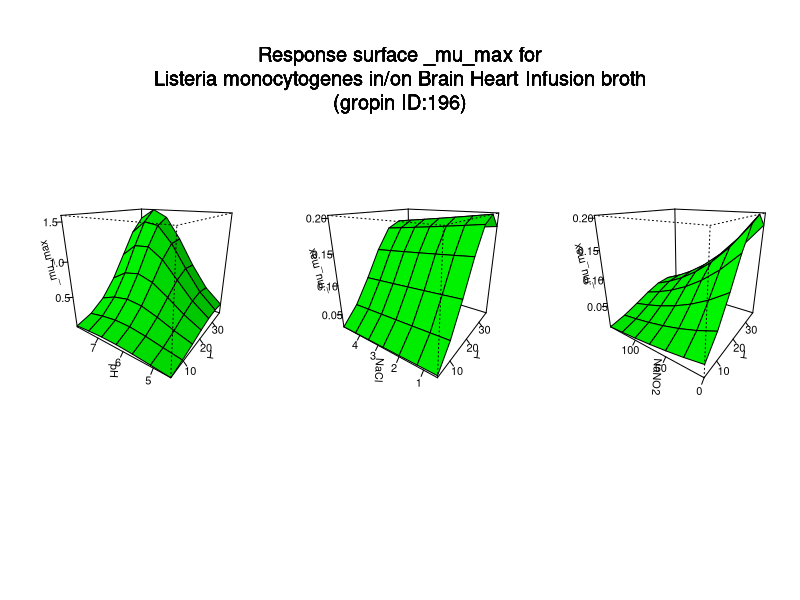

This chart was generated by the following R code:
#############################
# start of Parameter script
#############################
T <- seq(4.004,36.963036963037,length.out=7)
pH <- seq(4.5045,7.99200799200799,length.out=7)
NaCl <- seq(0.5005,4.995004995005,length.out=7)
NaNO2 <- seq(0,149.85014985015,length.out=7)
#############################
# end of Parameter script
#############################
############################# 
# start of Model script Gropin ID 196 
#############################
 
# constant coefficients for this model
 
variables <- data.frame(T,pH,NaCl,NaNO2)
argumentsPar <- unique.data.frame(expand.grid(variables))
 
# heart of the model
response_surface <- function(T,pH,NaCl,NaNO2) {
   mumax <-log(2)/exp(13.5104-(0.1033*T)+(0.0423*NaCl)-(3.3464*pH)+(0.022*NaNO2)-(0.0000353*T*NaCl)-(0.0142*T*pH)+(0.00000483*T*NaNO2)-(0.0036*NaCl*pH)+(0.00000414*NaCl*NaNO2)-(0.00282*pH*NaNO2)+(0.00273*(T^2))-(0.000271*(NaCl^2))+(0.2629*(pH^2))-(0.00000086*(NaNO2^2)))

	return(mumax=mumax)
} 

# output parameters
responseSurface <- cbind(argumentsPar,response_surface(argumentsPar['T'],argumentsPar['pH'],argumentsPar['NaCl'],argumentsPar['NaNO2']))
colnames(responseSurface) <- c(colnames(argumentsPar),'mumax')
#############################
# End of Model script
#############################
############################# 
# start of Visualisation script Gropin ID 196 
#############################
titleText <-'Response surface _mu_max for
Listeria monocytogenes in/on Brain Heart Infusion broth
(gropin ID:196)'
argPar1 <- unique.data.frame(expand.grid(T,pH))
argPar2 <- unique.data.frame(expand.grid(T,NaCl))
argPar3 <- unique.data.frame(expand.grid(T,NaNO2))
z1 <- matrix(unlist(response_surface(T = argPar1[1],pH = argPar1[2],NaCl = NaCl[1],NaNO2 = NaNO2[1])),nrow=7)
z2 <- matrix(unlist(response_surface(T = argPar2[1],NaCl = argPar2[2],pH = pH[1],NaNO2 = NaNO2[1])),nrow=7)
z3 <- matrix(unlist(response_surface(T = argPar3[1],NaNO2 = argPar3[2],pH = pH[1],NaCl = NaCl[1])),nrow=7)
# adding precaution if response surface is zero
myZLim1 <- range(z1)
if(myZLim1[1] == myZLim1[2]) myZLim1[2] <- myZLim1[2]+1
myZLim2 <- range(z2)
if(myZLim2[1] == myZLim2[2]) myZLim2[2] <- myZLim2[2]+1
myZLim3 <- range(z3)
if(myZLim3[1] == myZLim3[2]) myZLim3[2] <- myZLim3[2]+1
if(length(T)>1 & length(pH)>1 & length(NaCl)>1 & length(NaNO2)>1) {
	par(mfrow = c(1,3))
	persp(T,pH,z1,col = 'green',xlab='T',ylab='pH',zlab='_mu_max',zlim=myZLim1,theta=305,phi=20,shade=0.25,ticktype = 'detailed')
	persp(T,NaCl,z2,col = 'green',xlab='T',ylab='NaCl',zlab='_mu_max',zlim=myZLim2,theta=305,phi=20,shade=0.25,ticktype = 'detailed')
	persp(T,NaNO2,z3,col = 'green',xlab='T',ylab='NaNO2',zlab='_mu_max',zlim=myZLim3,theta=305,phi=20,shade=0.25,ticktype = 'detailed')
	mtext(titleText,outer=T,  cex=1.2, line=-8.5, side=3)
} else {
		myPars <- unique.data.frame(expand.grid(T,pH,NaCl,NaNO2))
		myZ <-matrix(unlist(response_surface(myPars[,1],myPars[,2],myPars[,3],myPars[,4])),nrow=7)
		myZLim <- range(myZ)
if(myZLim[1] == myZLim[2]) myZLim[2] <- myZLim[2]+1
	if(length(NaCl)==1 & length(NaNO2)==1) {
		persp(T,pH,myZ,col = 'green',xlab='T',ylab='pH',zlab='_mu_max',main=titleText,sub=paste('other variable: NaCl =',round(NaCl,digits = 2), 'NaNO2 =',round(NaNO2,digits = 2)),zlim=myZLim,theta=305,phi=20,shade=0.25,ticktype = 'detailed')
	}
	if(length(pH)==1 & length(NaNO2)==1) {
		persp(T,NaCl,myZ,col = 'green',xlab='T',ylab='NaCl',zlab='_mu_max',main=titleText,sub=paste('other variable: pH =',round(pH,digits = 2), 'NaNO2 =',round(NaNO2,digits = 2)),zlim=myZLim,theta=305,phi=20,shade=0.25,ticktype = 'detailed')
	}
	if(length(pH)==1 & length(NaCl)==1) {
		persp(T,NaNO2,myZ,col = 'green',xlab='T',ylab='NaNO2',zlab='_mu_max',main=titleText,sub=paste('other variable: pH =',round(pH,digits = 2), 'NaCl =',round(NaCl,digits = 2)),zlim=myZLim,theta=305,phi=20,shade=0.25,ticktype = 'detailed')
	}
	if(length(T)==1 & length(NaNO2)==1) {
		persp(pH,NaCl,myZ,col = 'green',xlab='pH',ylab='NaCl',zlab='_mu_max',main=titleText,sub=paste('other variable: T =',round(T,digits = 2), 'NaNO2 =',round(NaNO2,digits = 2)),zlim=myZLim,theta=305,phi=20,shade=0.25,ticktype = 'detailed')
	}
	if(length(T)==1 & length(NaCl)==1) {
		persp(pH,NaNO2,myZ,col = 'green',xlab='pH',ylab='NaNO2',zlab='_mu_max',main=titleText,sub=paste('other variable: T =',round(T,digits = 2), 'NaCl =',round(NaCl,digits = 2)),zlim=myZLim,theta=305,phi=20,shade=0.25,ticktype = 'detailed')
	}
	if(length(T)==1 & length(pH)==1) {
		persp(NaCl,NaNO2,myZ,col = 'green',xlab='NaCl',ylab='NaNO2',zlab='_mu_max',main=titleText,sub=paste('other variable: T =',round(T,digits = 2), 'pH =',round(pH,digits = 2)),zlim=myZLim,theta=305,phi=20,shade=0.25,ticktype = 'detailed')
	}
}
#############################
# End of Visualisation script
#############################
